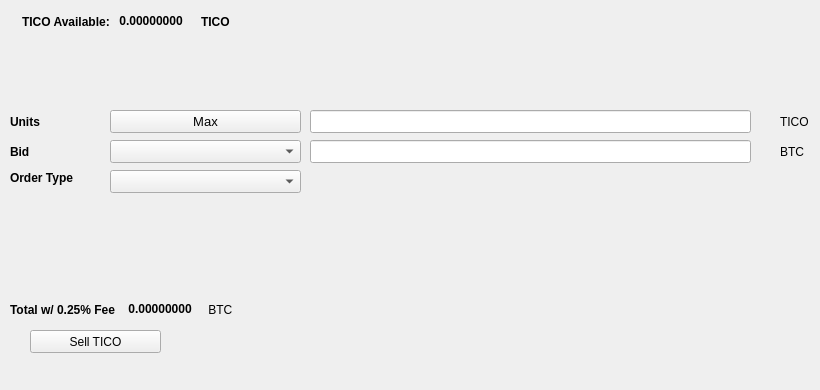
   <widget class="QWidget" name="SellTab">
    <attribute name="title">
     <string>Sell</string>
    </attribute>
    <widget class="QLabel" name="label_16">
     <property name="geometry">
      <rect>
       <x>780</x>
       <y>140</y>
       <width>31</width>
       <height>23</height>
      </rect>
     </property>
     <property name="text">
      <string>BTC</string>
     </property>
    </widget>
    <widget class="QComboBox" name="SellBidcomboBox">
     <property name="geometry">
      <rect>
       <x>110</x>
       <y>140</y>
       <width>191</width>
       <height>23</height>
      </rect>
     </property>
     <property name="font">
      <font>
       <pointsize>10</pointsize>
      </font>
     </property>
    </widget>
    <widget class="QLabel" name="label_18">
     <property name="geometry">
      <rect>
       <x>10</x>
       <y>110</y>
       <width>46</width>
       <height>23</height>
      </rect>
     </property>
     <property name="font">
      <font>
       <weight>75</weight>
       <bold>true</bold>
      </font>
     </property>
     <property name="text">
      <string>Units</string>
     </property>
    </widget>
    <widget class="QPushButton" name="Sell_Max_Amount">
     <property name="geometry">
      <rect>
       <x>110</x>
       <y>110</y>
       <width>191</width>
       <height>23</height>
      </rect>
     </property>
     <property name="font">
      <font>
       <pointsize>10</pointsize>
      </font>
     </property>
     <property name="text">
      <string>Max</string>
     </property>
    </widget>
    <widget class="QLabel" name="label_20">
     <property name="geometry">
      <rect>
       <x>10</x>
       <y>170</y>
       <width>91</width>
       <height>16</height>
      </rect>
     </property>
     <property name="font">
      <font>
       <weight>75</weight>
       <bold>true</bold>
      </font>
     </property>
     <property name="text">
      <string>Order Type</string>
     </property>
    </widget>
    <widget class="QComboBox" name="SellOrdertypeCombo">
     <property name="geometry">
      <rect>
       <x>110</x>
       <y>170</y>
       <width>191</width>
       <height>23</height>
      </rect>
     </property>
     <property name="font">
      <font>
       <pointsize>10</pointsize>
      </font>
     </property>
    </widget>
    <widget class="QLabel" name="label_21">
     <property name="geometry">
      <rect>
       <x>10</x>
       <y>140</y>
       <width>46</width>
       <height>23</height>
      </rect>
     </property>
     <property name="font">
      <font>
       <weight>75</weight>
       <bold>true</bold>
      </font>
     </property>
     <property name="text">
      <string>Bid</string>
     </property>
    </widget>
    <widget class="QLabel" name="label_22">
     <property name="geometry">
      <rect>
       <x>780</x>
       <y>110</y>
       <width>31</width>
       <height>23</height>
      </rect>
     </property>
     <property name="text">
      <string>TICO</string>
     </property>
    </widget>
    <widget class="QLineEdit" name="UnitsInputTICO">
     <property name="geometry">
      <rect>
       <x>310</x>
       <y>110</y>
       <width>441</width>
       <height>23</height>
      </rect>
     </property>
     <property name="font">
      <font>
       <pointsize>9</pointsize>
       <weight>75</weight>
       <bold>true</bold>
      </font>
     </property>
    </widget>
    <widget class="QLineEdit" name="SellBidPriceEdit">
     <property name="geometry">
      <rect>
       <x>310</x>
       <y>140</y>
       <width>441</width>
       <height>23</height>
      </rect>
     </property>
     <property name="font">
      <font>
       <pointsize>9</pointsize>
       <weight>75</weight>
       <bold>true</bold>
      </font>
     </property>
    </widget>
    <widget class="QPushButton" name="SellTICOBTN">
     <property name="geometry">
      <rect>
       <x>30</x>
       <y>330</y>
       <width>131</width>
       <height>23</height>
      </rect>
     </property>
     <property name="text">
      <string>Sell TICO</string>
     </property>
     <property name="icon">
      <iconset resource="../ticoin">
       <normaloff>:/icons/bitcoin</normaloff>:/icons/bitcoin</iconset>
     </property>
    </widget>
    <widget class="QWidget" name="layoutWidget3">
     <property name="geometry">
      <rect>
       <x>22</x>
       <y>12</y>
       <width>258</width>
       <height>19</height>
      </rect>
     </property>
     <layout class="QHBoxLayout" name="horizontalLayout">
      <item>
       <widget class="QLabel" name="label232_2">
        <property name="font">
         <font>
          <weight>75</weight>
          <bold>true</bold>
         </font>
        </property>
        <property name="text">
         <string>TICO Available:</string>
        </property>
       </widget>
      </item>
      <item>
       <widget class="QLabel" name="TICOAvailableLabel">
        <property name="palette">
         <palette>
          <active>
           <colorrole role="WindowText">
            <brush brushstyle="SolidPattern">
             <color alpha="255">
              <red>0</red>
              <green>0</green>
              <blue>0</blue>
             </color>
            </brush>
           </colorrole>
           <colorrole role="Button">
            <brush brushstyle="SolidPattern">
             <color alpha="255">
              <red>0</red>
              <green>170</green>
              <blue>0</blue>
             </color>
            </brush>
           </colorrole>
           <colorrole role="Light">
            <brush brushstyle="SolidPattern">
             <color alpha="255">
              <red>0</red>
              <green>255</green>
              <blue>0</blue>
             </color>
            </brush>
           </colorrole>
           <colorrole role="Midlight">
            <brush brushstyle="SolidPattern">
             <color alpha="255">
              <red>0</red>
              <green>212</green>
              <blue>0</blue>
             </color>
            </brush>
           </colorrole>
           <colorrole role="Dark">
            <brush brushstyle="SolidPattern">
             <color alpha="255">
              <red>0</red>
              <green>85</green>
              <blue>0</blue>
             </color>
            </brush>
           </colorrole>
           <colorrole role="Mid">
            <brush brushstyle="SolidPattern">
             <color alpha="255">
              <red>0</red>
              <green>113</green>
              <blue>0</blue>
             </color>
            </brush>
           </colorrole>
           <colorrole role="Text">
            <brush brushstyle="SolidPattern">
             <color alpha="255">
              <red>0</red>
              <green>170</green>
              <blue>0</blue>
             </color>
            </brush>
           </colorrole>
           <colorrole role="BrightText">
            <brush brushstyle="SolidPattern">
             <color alpha="255">
              <red>255</red>
              <green>255</green>
              <blue>255</blue>
             </color>
            </brush>
           </colorrole>
           <colorrole role="ButtonText">
            <brush brushstyle="SolidPattern">
             <color alpha="255">
              <red>0</red>
              <green>0</green>
              <blue>0</blue>
             </color>
            </brush>
           </colorrole>
           <colorrole role="Base">
            <brush brushstyle="SolidPattern">
             <color alpha="255">
              <red>255</red>
              <green>255</green>
              <blue>255</blue>
             </color>
            </brush>
           </colorrole>
           <colorrole role="Window">
            <brush brushstyle="SolidPattern">
             <color alpha="255">
              <red>0</red>
              <green>170</green>
              <blue>0</blue>
             </color>
            </brush>
           </colorrole>
           <colorrole role="Shadow">
            <brush brushstyle="SolidPattern">
             <color alpha="255">
              <red>0</red>
              <green>0</green>
              <blue>0</blue>
             </color>
            </brush>
           </colorrole>
           <colorrole role="AlternateBase">
            <brush brushstyle="SolidPattern">
             <color alpha="255">
              <red>127</red>
              <green>212</green>
              <blue>127</blue>
             </color>
            </brush>
           </colorrole>
           <colorrole role="ToolTipBase">
            <brush brushstyle="SolidPattern">
             <color alpha="255">
              <red>255</red>
              <green>255</green>
              <blue>220</blue>
             </color>
            </brush>
           </colorrole>
           <colorrole role="ToolTipText">
            <brush brushstyle="SolidPattern">
             <color alpha="255">
              <red>0</red>
              <green>0</green>
              <blue>0</blue>
             </color>
            </brush>
           </colorrole>
          </active>
          <inactive>
           <colorrole role="WindowText">
            <brush brushstyle="SolidPattern">
             <color alpha="255">
              <red>0</red>
              <green>0</green>
              <blue>0</blue>
             </color>
            </brush>
           </colorrole>
           <colorrole role="Button">
            <brush brushstyle="SolidPattern">
             <color alpha="255">
              <red>0</red>
              <green>170</green>
              <blue>0</blue>
             </color>
            </brush>
           </colorrole>
           <colorrole role="Light">
            <brush brushstyle="SolidPattern">
             <color alpha="255">
              <red>0</red>
              <green>255</green>
              <blue>0</blue>
             </color>
            </brush>
           </colorrole>
           <colorrole role="Midlight">
            <brush brushstyle="SolidPattern">
             <color alpha="255">
              <red>0</red>
              <green>212</green>
              <blue>0</blue>
             </color>
            </brush>
           </colorrole>
           <colorrole role="Dark">
            <brush brushstyle="SolidPattern">
             <color alpha="255">
              <red>0</red>
              <green>85</green>
              <blue>0</blue>
             </color>
            </brush>
           </colorrole>
           <colorrole role="Mid">
            <brush brushstyle="SolidPattern">
             <color alpha="255">
              <red>0</red>
              <green>113</green>
              <blue>0</blue>
             </color>
            </brush>
           </colorrole>
           <colorrole role="Text">
            <brush brushstyle="SolidPattern">
             <color alpha="255">
              <red>0</red>
              <green>170</green>
              <blue>0</blue>
             </color>
            </brush>
           </colorrole>
           <colorrole role="BrightText">
            <brush brushstyle="SolidPattern">
             <color alpha="255">
              <red>255</red>
              <green>255</green>
              <blue>255</blue>
             </color>
            </brush>
           </colorrole>
           <colorrole role="ButtonText">
            <brush brushstyle="SolidPattern">
             <color alpha="255">
              <red>0</red>
              <green>0</green>
              <blue>0</blue>
             </color>
            </brush>
           </colorrole>
           <colorrole role="Base">
            <brush brushstyle="SolidPattern">
             <color alpha="255">
              <red>255</red>
              <green>255</green>
              <blue>255</blue>
             </color>
            </brush>
           </colorrole>
           <colorrole role="Window">
            <brush brushstyle="SolidPattern">
             <color alpha="255">
              <red>0</red>
              <green>170</green>
              <blue>0</blue>
             </color>
            </brush>
           </colorrole>
           <colorrole role="Shadow">
            <brush brushstyle="SolidPattern">
             <color alpha="255">
              <red>0</red>
              <green>0</green>
              <blue>0</blue>
             </color>
            </brush>
           </colorrole>
           <colorrole role="AlternateBase">
            <brush brushstyle="SolidPattern">
             <color alpha="255">
              <red>127</red>
              <green>212</green>
              <blue>127</blue>
             </color>
            </brush>
           </colorrole>
           <colorrole role="ToolTipBase">
            <brush brushstyle="SolidPattern">
             <color alpha="255">
              <red>255</red>
              <green>255</green>
              <blue>220</blue>
             </color>
            </brush>
           </colorrole>
           <colorrole role="ToolTipText">
            <brush brushstyle="SolidPattern">
             <color alpha="255">
              <red>0</red>
              <green>0</green>
              <blue>0</blue>
             </color>
            </brush>
           </colorrole>
          </inactive>
          <disabled>
           <colorrole role="WindowText">
            <brush brushstyle="SolidPattern">
             <color alpha="255">
              <red>0</red>
              <green>85</green>
              <blue>0</blue>
             </color>
            </brush>
           </colorrole>
           <colorrole role="Button">
            <brush brushstyle="SolidPattern">
             <color alpha="255">
              <red>0</red>
              <green>170</green>
              <blue>0</blue>
             </color>
            </brush>
           </colorrole>
           <colorrole role="Light">
            <brush brushstyle="SolidPattern">
             <color alpha="255">
              <red>0</red>
              <green>255</green>
              <blue>0</blue>
             </color>
            </brush>
           </colorrole>
           <colorrole role="Midlight">
            <brush brushstyle="SolidPattern">
             <color alpha="255">
              <red>0</red>
              <green>212</green>
              <blue>0</blue>
             </color>
            </brush>
           </colorrole>
           <colorrole role="Dark">
            <brush brushstyle="SolidPattern">
             <color alpha="255">
              <red>0</red>
              <green>85</green>
              <blue>0</blue>
             </color>
            </brush>
           </colorrole>
           <colorrole role="Mid">
            <brush brushstyle="SolidPattern">
             <color alpha="255">
              <red>0</red>
              <green>113</green>
              <blue>0</blue>
             </color>
            </brush>
           </colorrole>
           <colorrole role="Text">
            <brush brushstyle="SolidPattern">
             <color alpha="255">
              <red>0</red>
              <green>85</green>
              <blue>0</blue>
             </color>
            </brush>
           </colorrole>
           <colorrole role="BrightText">
            <brush brushstyle="SolidPattern">
             <color alpha="255">
              <red>255</red>
              <green>255</green>
              <blue>255</blue>
             </color>
            </brush>
           </colorrole>
           <colorrole role="ButtonText">
            <brush brushstyle="SolidPattern">
             <color alpha="255">
              <red>0</red>
              <green>85</green>
              <blue>0</blue>
             </color>
            </brush>
           </colorrole>
           <colorrole role="Base">
            <brush brushstyle="SolidPattern">
             <color alpha="255">
              <red>0</red>
              <green>170</green>
              <blue>0</blue>
             </color>
            </brush>
           </colorrole>
           <colorrole role="Window">
            <brush brushstyle="SolidPattern">
             <color alpha="255">
              <red>0</red>
              <green>170</green>
              <blue>0</blue>
             </color>
            </brush>
           </colorrole>
           <colorrole role="Shadow">
            <brush brushstyle="SolidPattern">
             <color alpha="255">
              <red>0</red>
              <green>0</green>
              <blue>0</blue>
             </color>
            </brush>
           </colorrole>
           <colorrole role="AlternateBase">
            <brush brushstyle="SolidPattern">
             <color alpha="255">
              <red>0</red>
              <green>170</green>
              <blue>0</blue>
             </color>
            </brush>
           </colorrole>
           <colorrole role="ToolTipBase">
            <brush brushstyle="SolidPattern">
             <color alpha="255">
              <red>255</red>
              <green>255</green>
              <blue>220</blue>
             </color>
            </brush>
           </colorrole>
           <colorrole role="ToolTipText">
            <brush brushstyle="SolidPattern">
             <color alpha="255">
              <red>0</red>
              <green>0</green>
              <blue>0</blue>
             </color>
            </brush>
           </colorrole>
          </disabled>
         </palette>
        </property>
        <property name="font">
         <font>
          <weight>75</weight>
          <bold>true</bold>
         </font>
        </property>
        <property name="text">
         <string> 0.00000000 </string>
        </property>
        <property name="textInteractionFlags">
         <set>Qt::LinksAccessibleByMouse|Qt::TextSelectableByKeyboard|Qt::TextSelectableByMouse</set>
        </property>
       </widget>
      </item>
      <item>
       <widget class="QLabel" name="labelTICO">
        <property name="font">
         <font>
          <weight>75</weight>
          <bold>true</bold>
         </font>
        </property>
        <property name="text">
         <string>TICO</string>
        </property>
       </widget>
      </item>
     </layout>
    </widget>
    <widget class="QWidget" name="layoutWidget">
     <property name="geometry">
      <rect>
       <x>10</x>
       <y>300</y>
       <width>268</width>
       <height>19</height>
      </rect>
     </property>
     <layout class="QHBoxLayout" name="horizontalLayout_2">
      <item>
       <widget class="QLabel" name="label_19">
        <property name="font">
         <font>
          <weight>75</weight>
          <bold>true</bold>
         </font>
        </property>
        <property name="text">
         <string>Total w/ 0.25% Fee </string>
        </property>
       </widget>
      </item>
      <item>
       <widget class="QLabel" name="SellCostLabel">
        <property name="palette">
         <palette>
          <active>
           <colorrole role="WindowText">
            <brush brushstyle="SolidPattern">
             <color alpha="255">
              <red>0</red>
              <green>0</green>
              <blue>0</blue>
             </color>
            </brush>
           </colorrole>
           <colorrole role="Button">
            <brush brushstyle="SolidPattern">
             <color alpha="255">
              <red>0</red>
              <green>170</green>
              <blue>0</blue>
             </color>
            </brush>
           </colorrole>
           <colorrole role="Light">
            <brush brushstyle="SolidPattern">
             <color alpha="255">
              <red>0</red>
              <green>255</green>
              <blue>0</blue>
             </color>
            </brush>
           </colorrole>
           <colorrole role="Midlight">
            <brush brushstyle="SolidPattern">
             <color alpha="255">
              <red>0</red>
              <green>212</green>
              <blue>0</blue>
             </color>
            </brush>
           </colorrole>
           <colorrole role="Dark">
            <brush brushstyle="SolidPattern">
             <color alpha="255">
              <red>0</red>
              <green>85</green>
              <blue>0</blue>
             </color>
            </brush>
           </colorrole>
           <colorrole role="Mid">
            <brush brushstyle="SolidPattern">
             <color alpha="255">
              <red>0</red>
              <green>113</green>
              <blue>0</blue>
             </color>
            </brush>
           </colorrole>
           <colorrole role="Text">
            <brush brushstyle="SolidPattern">
             <color alpha="255">
              <red>0</red>
              <green>170</green>
              <blue>0</blue>
             </color>
            </brush>
           </colorrole>
           <colorrole role="BrightText">
            <brush brushstyle="SolidPattern">
             <color alpha="255">
              <red>255</red>
              <green>255</green>
              <blue>255</blue>
             </color>
            </brush>
           </colorrole>
           <colorrole role="ButtonText">
            <brush brushstyle="SolidPattern">
             <color alpha="255">
              <red>0</red>
              <green>0</green>
              <blue>0</blue>
             </color>
            </brush>
           </colorrole>
           <colorrole role="Base">
            <brush brushstyle="SolidPattern">
             <color alpha="255">
              <red>255</red>
              <green>255</green>
              <blue>255</blue>
             </color>
            </brush>
           </colorrole>
           <colorrole role="Window">
            <brush brushstyle="SolidPattern">
             <color alpha="255">
              <red>0</red>
              <green>170</green>
              <blue>0</blue>
             </color>
            </brush>
           </colorrole>
           <colorrole role="Shadow">
            <brush brushstyle="SolidPattern">
             <color alpha="255">
              <red>0</red>
              <green>0</green>
              <blue>0</blue>
             </color>
            </brush>
           </colorrole>
           <colorrole role="AlternateBase">
            <brush brushstyle="SolidPattern">
             <color alpha="255">
              <red>127</red>
              <green>212</green>
              <blue>127</blue>
             </color>
            </brush>
           </colorrole>
           <colorrole role="ToolTipBase">
            <brush brushstyle="SolidPattern">
             <color alpha="255">
              <red>255</red>
              <green>255</green>
              <blue>220</blue>
             </color>
            </brush>
           </colorrole>
           <colorrole role="ToolTipText">
            <brush brushstyle="SolidPattern">
             <color alpha="255">
              <red>0</red>
              <green>0</green>
              <blue>0</blue>
             </color>
            </brush>
           </colorrole>
          </active>
          <inactive>
           <colorrole role="WindowText">
            <brush brushstyle="SolidPattern">
             <color alpha="255">
              <red>0</red>
              <green>0</green>
              <blue>0</blue>
             </color>
            </brush>
           </colorrole>
           <colorrole role="Button">
            <brush brushstyle="SolidPattern">
             <color alpha="255">
              <red>0</red>
              <green>170</green>
              <blue>0</blue>
             </color>
            </brush>
           </colorrole>
           <colorrole role="Light">
            <brush brushstyle="SolidPattern">
             <color alpha="255">
              <red>0</red>
              <green>255</green>
              <blue>0</blue>
             </color>
            </brush>
           </colorrole>
           <colorrole role="Midlight">
            <brush brushstyle="SolidPattern">
             <color alpha="255">
              <red>0</red>
              <green>212</green>
              <blue>0</blue>
             </color>
            </brush>
           </colorrole>
           <colorrole role="Dark">
            <brush brushstyle="SolidPattern">
             <color alpha="255">
              <red>0</red>
              <green>85</green>
              <blue>0</blue>
             </color>
            </brush>
           </colorrole>
           <colorrole role="Mid">
            <brush brushstyle="SolidPattern">
             <color alpha="255">
              <red>0</red>
              <green>113</green>
              <blue>0</blue>
             </color>
            </brush>
           </colorrole>
           <colorrole role="Text">
            <brush brushstyle="SolidPattern">
             <color alpha="255">
              <red>0</red>
              <green>170</green>
              <blue>0</blue>
             </color>
            </brush>
           </colorrole>
           <colorrole role="BrightText">
            <brush brushstyle="SolidPattern">
             <color alpha="255">
              <red>255</red>
              <green>255</green>
              <blue>255</blue>
             </color>
            </brush>
           </colorrole>
           <colorrole role="ButtonText">
            <brush brushstyle="SolidPattern">
             <color alpha="255">
              <red>0</red>
              <green>0</green>
              <blue>0</blue>
             </color>
            </brush>
           </colorrole>
           <colorrole role="Base">
            <brush brushstyle="SolidPattern">
             <color alpha="255">
              <red>255</red>
              <green>255</green>
              <blue>255</blue>
             </color>
            </brush>
           </colorrole>
           <colorrole role="Window">
            <brush brushstyle="SolidPattern">
             <color alpha="255">
              <red>0</red>
              <green>170</green>
              <blue>0</blue>
             </color>
            </brush>
           </colorrole>
           <colorrole role="Shadow">
            <brush brushstyle="SolidPattern">
             <color alpha="255">
              <red>0</red>
              <green>0</green>
              <blue>0</blue>
             </color>
            </brush>
           </colorrole>
           <colorrole role="AlternateBase">
            <brush brushstyle="SolidPattern">
             <color alpha="255">
              <red>127</red>
              <green>212</green>
              <blue>127</blue>
             </color>
            </brush>
           </colorrole>
           <colorrole role="ToolTipBase">
            <brush brushstyle="SolidPattern">
             <color alpha="255">
              <red>255</red>
              <green>255</green>
              <blue>220</blue>
             </color>
            </brush>
           </colorrole>
           <colorrole role="ToolTipText">
            <brush brushstyle="SolidPattern">
             <color alpha="255">
              <red>0</red>
              <green>0</green>
              <blue>0</blue>
             </color>
            </brush>
           </colorrole>
          </inactive>
          <disabled>
           <colorrole role="WindowText">
            <brush brushstyle="SolidPattern">
             <color alpha="255">
              <red>0</red>
              <green>85</green>
              <blue>0</blue>
             </color>
            </brush>
           </colorrole>
           <colorrole role="Button">
            <brush brushstyle="SolidPattern">
             <color alpha="255">
              <red>0</red>
              <green>170</green>
              <blue>0</blue>
             </color>
            </brush>
           </colorrole>
           <colorrole role="Light">
            <brush brushstyle="SolidPattern">
             <color alpha="255">
              <red>0</red>
              <green>255</green>
              <blue>0</blue>
             </color>
            </brush>
           </colorrole>
           <colorrole role="Midlight">
            <brush brushstyle="SolidPattern">
             <color alpha="255">
              <red>0</red>
              <green>212</green>
              <blue>0</blue>
             </color>
            </brush>
           </colorrole>
           <colorrole role="Dark">
            <brush brushstyle="SolidPattern">
             <color alpha="255">
              <red>0</red>
              <green>85</green>
              <blue>0</blue>
             </color>
            </brush>
           </colorrole>
           <colorrole role="Mid">
            <brush brushstyle="SolidPattern">
             <color alpha="255">
              <red>0</red>
              <green>113</green>
              <blue>0</blue>
             </color>
            </brush>
           </colorrole>
           <colorrole role="Text">
            <brush brushstyle="SolidPattern">
             <color alpha="255">
              <red>0</red>
              <green>85</green>
              <blue>0</blue>
             </color>
            </brush>
           </colorrole>
           <colorrole role="BrightText">
            <brush brushstyle="SolidPattern">
             <color alpha="255">
              <red>255</red>
              <green>255</green>
              <blue>255</blue>
             </color>
            </brush>
           </colorrole>
           <colorrole role="ButtonText">
            <brush brushstyle="SolidPattern">
             <color alpha="255">
              <red>0</red>
              <green>85</green>
              <blue>0</blue>
             </color>
            </brush>
           </colorrole>
           <colorrole role="Base">
            <brush brushstyle="SolidPattern">
             <color alpha="255">
              <red>0</red>
              <green>170</green>
              <blue>0</blue>
             </color>
            </brush>
           </colorrole>
           <colorrole role="Window">
            <brush brushstyle="SolidPattern">
             <color alpha="255">
              <red>0</red>
              <green>170</green>
              <blue>0</blue>
             </color>
            </brush>
           </colorrole>
           <colorrole role="Shadow">
            <brush brushstyle="SolidPattern">
             <color alpha="255">
              <red>0</red>
              <green>0</green>
              <blue>0</blue>
             </color>
            </brush>
           </colorrole>
           <colorrole role="AlternateBase">
            <brush brushstyle="SolidPattern">
             <color alpha="255">
              <red>0</red>
              <green>170</green>
              <blue>0</blue>
             </color>
            </brush>
           </colorrole>
           <colorrole role="ToolTipBase">
            <brush brushstyle="SolidPattern">
             <color alpha="255">
              <red>255</red>
              <green>255</green>
              <blue>220</blue>
             </color>
            </brush>
           </colorrole>
           <colorrole role="ToolTipText">
            <brush brushstyle="SolidPattern">
             <color alpha="255">
              <red>0</red>
              <green>0</green>
              <blue>0</blue>
             </color>
            </brush>
           </colorrole>
          </disabled>
         </palette>
        </property>
        <property name="font">
         <font>
          <weight>75</weight>
          <bold>true</bold>
         </font>
        </property>
        <property name="autoFillBackground">
         <bool>false</bool>
        </property>
        <property name="text">
         <string> 0.00000000</string>
        </property>
        <property name="textInteractionFlags">
         <set>Qt::LinksAccessibleByMouse|Qt::TextSelectableByMouse</set>
        </property>
       </widget>
      </item>
      <item>
       <widget class="QLabel" name="label_17">
        <property name="font">
         <font>
          <weight>50</weight>
          <bold>false</bold>
         </font>
        </property>
        <property name="text">
         <string> BTC</string>
        </property>
       </widget>
      </item>
     </layout>
    </widget>
    <widget class="QLabel" name="label_23">
     <property name="geometry">
      <rect>
       <x>460</x>
       <y>300</y>
       <width>281</width>
       <height>81</height>
      </rect>
     </property>
     <property name="text">
      <string/>
     </property>
     <property name="pixmap">
      <pixmap>:/images/bittrex</pixmap>
     </property>
    </widget>
   </widget>
